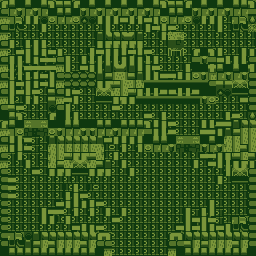

Below is a game level as drawn by its tile map, then a one-line description and the .tmx file that defines it, in full:
An orthogonal 32x32 tile map with 8x8 px tiles, 1 tile layer (Capa de patrones 1).

<map version="1.10" tiledversion="1.11.2" orientation="orthogonal" renderorder="right-down" width="32" height="32" tilewidth="8" tileheight="8" infinite="0" nextlayerid="2" nextobjectid="1">
 <tileset firstgid="1" source="Urban.tsx" />
 <layer id="1" name="Capa de patrones 1" width="32" height="32">
  <data encoding="csv">
2,20,19,20,19,20,2147483650,24,24,2,19,20,19,20,19,20,19,20,19,20,2147483650,24,24,2,19,20,19,20,19,20,20,2147483650,
9,28,27,28,27,28,18,20,20,2147483666,27,28,27,28,27,28,27,28,27,28,18,20,20,2147483666,27,28,27,28,27,28,28,2147483658,
12,29,30,2147483681,1073741858,15,26,28,28,2147483674,16,15,33,1073741857,1073741857,3758096417,33,3221225506,1610612770,36,26,28,28,2147483674,15,1073741858,33,1073741857,62,29,30,17,
9,37,38,62,62,33,62,62,62,62,62,62,62,33,62,62,62,62,33,1610612771,3221225508,2684354594,62,62,62,62,62,33,62,37,38,25,
12,62,62,62,62,62,62,62,62,62,62,62,5,6,6,6,2147483654,2147483653,62,62,1073741858,47,48,62,62,62,62,62,62,62,62,62,
9,2147483681,62,34,2147483681,34,62,62,62,62,62,62,21,22,22,22,22,2147483669,62,62,62,55,56,62,62,62,62,62,62,62,62,62,
12,62,1610612770,36,1073741860,36,3758096418,1,62,62,62,2147483682,536870946,36,36,1073741860,1610612771,3221225508,2684354594,62,62,63,64,62,2,2147483667,2147483650,33,62,62,33,1,
9,1073741857,34,1073741860,36,1610612771,1610612771,9,33,62,3221225505,35,34,34,34,2147483684,33,36,35,33,62,62,62,62,10,2147483675,2147483658,1610612772,34,33,34,9,
12,35,3221225507,1610612770,1610612771,1610612771,2684354594,12,33,62,536870946,36,34,5,6,2147483654,2147483653,1073741860,36,2684354594,62,62,62,34,18,19,3,20,2147483667,20,2147483667,4,
9,35,3221225507,34,1073741860,3758096418,33,9,41,41,41,41,5,2147483672,14,2147483662,24,2147483653,33,2147483681,1610612769,536870946,1073741860,36,26,27,11,28,2147483675,28,2147483675,9,
12,36,1610612771,36,36,1610612771,3221225508,12,41,41,41,41,21,22,23,14,2147483662,2147483661,44,2147483692,44,2147483692,44,2147483692,44,2147483692,9,7,2147483655,2147483680,32,9,
9,33,1610612770,1073741860,2684354594,62,24,9,36,3758096418,62,62,2147483680,32,13,14,2147483671,2147483669,35,35,2684354596,536870948,35,35,2684354596,2147483667,2147483666,16,2147483663,2147483688,40,9,
12,34,62,1073741858,33,62,7,12,536870946,2147483681,62,62,2147483688,40,21,2147483670,2147483669,44,2147483692,44,2147483692,44,2147483692,44,2147483692,2147483675,2147483674,62,62,62,2684354593,9,
9,24,2684354594,62,62,62,15,9,33,62,62,62,62,62,2684354593,62,62,62,62,62,62,62,62,62,62,62,62,62,62,62,62,9,
18,2147483668,2147483650,62,62,62,2,2147483666,34,33,62,62,62,62,62,62,62,62,2684354593,62,34,62,62,62,62,62,62,62,34,2684354593,62,17,
2,2147483668,2147483666,49,50,2147483697,18,19,20,20,19,2147483667,20,20,19,20,20,20,2147483650,1073741860,36,2684354594,62,62,62,33,34,536870945,2684354596,5,6,6,
12,2147483676,2147483674,57,58,2147483705,26,27,28,28,27,2147483675,28,28,27,28,28,28,2147483658,36,34,536870945,62,62,62,2684354593,3758096420,36,5,2147483672,14,14,
9,1073741860,1073741858,1610612769,1073741886,62,5,6,6,6,6,6,2147483653,1610612770,36,1073741860,36,1073741860,18,20,20,19,49,50,2147483697,2147483667,20,19,13,14,14,14,
12,36,1073741860,3758096418,1073741886,62,13,14,14,14,14,14,2147483661,2147483710,62,3221225506,62,3221225506,26,28,28,27,57,58,2147483705,2147483675,28,27,13,14,24,14,
9,1073741886,1073741858,1073741886,1073741886,62,13,14,2147483671,22,22,23,2147483661,2147483710,33,62,62,62,62,62,62,62,62,62,62,1610612770,1610612771,2147483684,21,23,14,24,
12,62,62,3221225505,62,62,13,2147483672,2147483661,2147483680,32,13,24,2147483653,62,33,62,62,62,62,62,62,62,62,3221225505,62,536870946,33,35,21,22,1,
9,62,62,62,1610612769,62,21,22,2147483669,2147483688,40,21,22,2147483669,62,62,3221225505,62,62,62,62,62,62,62,62,62,62,62,3221225506,2147483680,32,9,
9,2684354593,62,62,62,62,62,62,62,62,62,62,62,62,62,62,62,62,62,62,62,62,62,62,62,62,62,33,62,2147483688,40,9,
9,2684354594,62,62,62,62,62,62,2147483710,34,62,2147483710,62,62,62,62,62,62,62,62,62,62,62,62,62,62,62,62,62,62,62,9,
9,536870945,62,62,62,62,62,62,34,36,2684354594,62,62,62,62,62,62,62,62,62,62,62,62,62,62,62,62,62,62,62,62,9,
9,62,62,62,62,62,62,1610612770,36,1073741860,36,1073741860,2684354594,62,62,62,62,62,62,62,62,62,62,62,62,62,33,62,62,62,62,9,
9,62,62,62,62,33,536870946,2684354594,62,3221225506,62,3221225506,62,33,62,3221225505,62,62,62,62,62,62,62,33,1073741886,34,1073741857,1073741886,62,62,62,9,
9,62,62,62,62,33,33,2147483710,33,62,62,62,62,62,1610612769,62,62,62,62,62,62,62,62,1073741857,536870946,36,3758096418,1073741886,62,29,30,9,
9,62,62,62,62,62,62,62,62,536870946,1073741860,36,2684354594,62,62,62,62,62,62,62,62,62,536870946,1073741860,536870947,1073741860,1073741860,2684354594,33,37,38,9,
9,29,30,15,5,6,6,6,6,6,6,6,2,2147483650,62,62,62,62,62,62,62,2,2147483650,6,6,6,6,6,6,6,6,9,
9,37,38,5,2147483672,14,24,14,14,14,24,14,9,9,62,62,62,62,62,62,62,9,9,24,14,2147483672,14,14,14,24,14,9,
18,20,20,20,20,20,20,20,20,20,20,20,2147483666,12,62,62,62,62,62,62,62,12,18,20,20,20,20,20,20,20,20,2147483666
</data>
 </layer>
</map>
